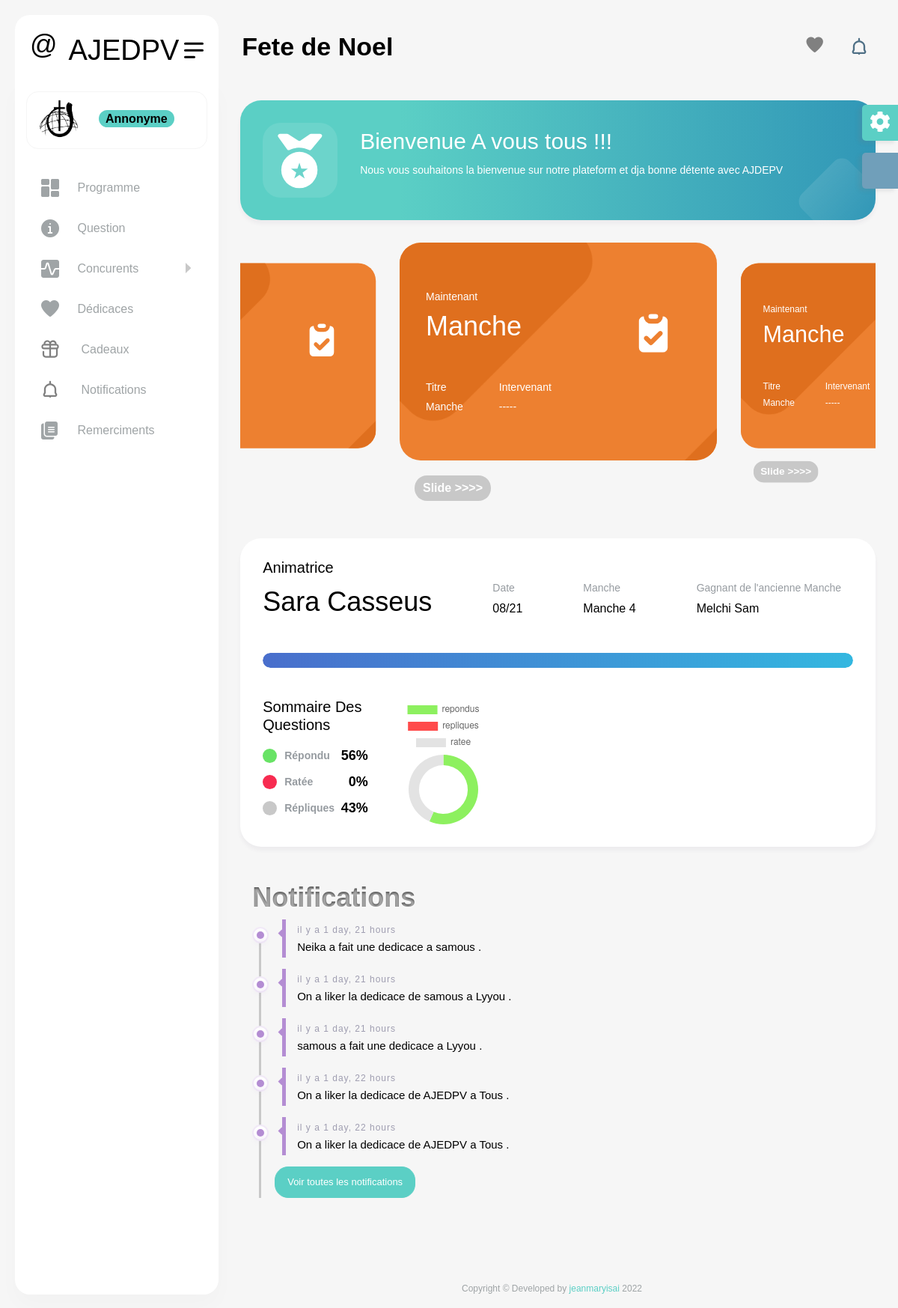
/, run on an earlier commit of the app's database.
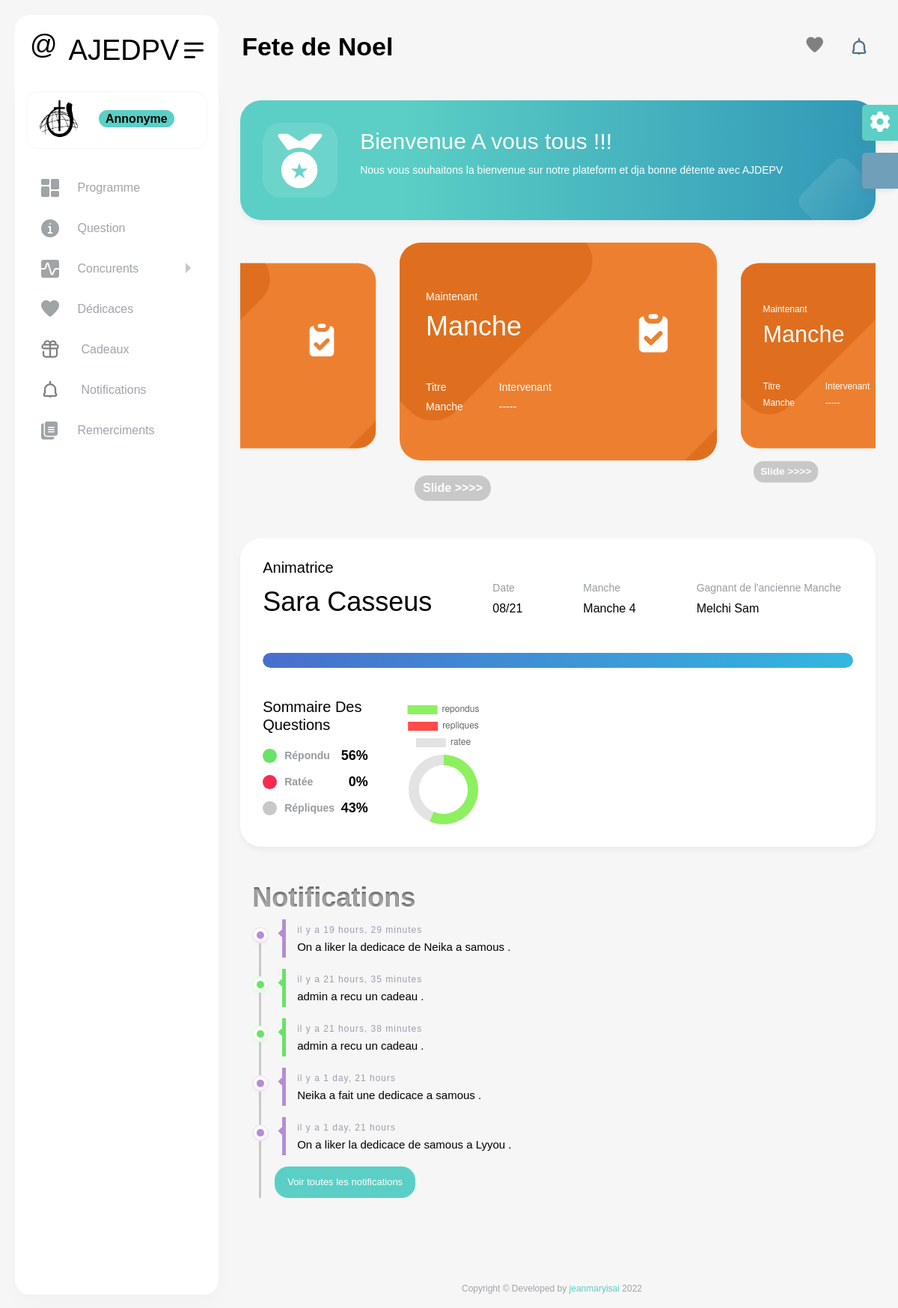
And on a later commit of the database.
### core/models.py (models this page shows, shortened)
class Programme(models.Model):
    intervenant=models.CharField(max_length=100)
    titre=models.CharField(max_length=50)
    type=models.CharField(max_length=2)
    rank=models.IntegerField()
    passe=models.BooleanField(default=False)
    type=models.IntegerField(choices=CHOICES_PROG)

class Notification(models.Model):
    responsible= models.ForeignKey(Concurent,on_delete=models.CASCADE,null=True,blank=True)
    message=models.TextField()
    date=models.DateTimeField(auto_now_add=True)
    level=models.CharField(max_length=1,choices=CHOICES_LABEL)

### core/views.py (the view)
# urls.py: 2. Add a URL to urlpatterns:  path('', views.home, name='home')
def home(request):
    if request.user.is_authenticated:
        user_Fake,created=fake_user.objects.get_or_create(user=request.user)
        user_Fake.ip=get_client_ip(request)
        user_Fake.save()
    manches=Manche.objects.all().order_by('numero')
    a=Question.objects.exclude(receveur__isnull=True).count()
    b=Question.objects.filter(repondu=True).count()
    c=Question.objects.filter(repondu=False).exclude(receveur__isnull=True).exclude(repliques__isnull=True).count()
    d=a-b-c
    p=Programme.objects.filter(passe=False).order_by('rank')
    pp_first=p.first()
    pp_last=p.last()
    p_percent=int((pp_first.rank/pp_last.rank) * 100)
    xxx=0
    xx=0
    xxy=0
    try:
        xxx=int((b/a) * 100)
        xx=int((c/a) * 100)
        xxy=int((d/a) * 100)
    except:
        xxx=0
    context={
        'programmes':p,
        'manches':manches,
        'manche_active':Manche.objects.filter(isopen=True).order_by('numero').first,
        'previous_manche':Manche.objects.filter(isopen=False).order_by('numero').last,
        'notification':Notification.objects.all().order_by('-date')[:10],
        'questions_ans':xxx,
        'questions_replique':xx,
        'questions_missed':xxy,
        'p_percent':p_percent,
        'concurents':Concurent.objects.all(),
        'user':fake_user,
    }
    return render(request,'index.html',context)

### core/context_processors.py (called while the page is built)
def cart(request):
    concurents= Concurent.objects.all()
    dedicaces= Dedicace.objects.filter(show=True).order_by('-date')[:5]
    notification=Notification.objects.all().order_by('-date')[:5]
    context={'concurents':concurents
    ,
    'dedicaces':dedicaces,
    'notifications':notification,
    }
    return context

### core/models.py (called while the page is built)
    @property
    def get_manches(self):
        con=[]
        for x in Manche.objects.all().order_by('numero'):
            item=x.concurent.get(concurent=self)
            con.append(item)
        return con

    @property
    def get_champion_name(self):
        max=0
        concurent_max="presonne"
        for x in self.concurent.all():
            if x.pointsCum > max:
                max=x.pointsCum
                concurent_max= x.concurent.prenom
        return concurent_max

### templates/index.html (shortened to what the changed rows need)
{% extends 'base.html' %} {% load static %} {% block css %}
<link href="{% static 'vendor/owl-carousel/owl.carousel.css' %}" rel="stylesheet"> {% endblock %} {% block 'body' %}
<div class=" col-xxl-12">
    <div class="row">
        <div class="col-xl-12">
            <div class="card coin-card">
                <div class="card-body d-sm-flex d-block align-items-center">
                    <div>
                        <h2 class="text-white">Bienvenue A vous tous !!!</h2>
                    </div>
                </div>
            </div>
        </div>
    </div>
</div>
<div class="col-xl-12">
    <div class="card-slider owl-carousel">
        {% for x in programmes %} {%if not forloop.counter == 1 %}
        <div class="items" style=" opacity: 0.5; margin-bottom: -200px;">
            {%else%}
            <div class="items">
                {% endif %}
                <div class="card-bx bg-orange mb-0">
                    <img class="pattern-img" src="{% static 'images/pattern/pattern8.png' %}" alt="">
                    <div class="card-info text-white">
                        <div class="d-flex align-items-center">
                            <div class="me-auto">
                                <p class="mb-1">{% if forloop.counter == 1 %}Maintenant {% else %} prochainement {% endif %}</p>
                                <h2 class="fs-36 text-white mb-5">{{x.get_type_display}}</h2>
                            </div>
                        </div>
                        <div class="d-flex">
                            <div class="me-sm-5 me-3">
                                <p class="fs-14 mb-1">Titre</p>
                                <span>{{x.titre}}</span>
                            </div>
                            <div>
                                <p class="fs-14 mb-1">Intervenant</p>
                                <span>{{x.intervenant}}</span>
                            </div>
                        </div>
                    </div>
                </div>
                {% if forloop.counter == 1 %}
                <span style="margin:20px ;float: center; font-size: 1rem;" class="badge badge-light "> Slide
                >>>></span>{% endif %}
            </div>
            {% endfor %}
        </div>
    </div>
    <div class="col-xl-12">
        <div class="">
            <div class="" style="margin-bottom:50px ;">
                <div id="dlab_W_TimeLine02" class="widget-timeline dlab-scroll style-1 ps ps--active-y p-3 ">
                    <h1 style="  background-color: #565656;
                        color: transparent;
                        text-shadow: 0px 2px 3px rgba(255,255,255,0.5);
                        -webkit-background-clip: text;
                           -moz-background-clip: text;
                                background-clip: text; font-weight: 900;"> Notifications
                    </h1>
                    <ul class="timeline">
                        {% for x in notifications %}
                        <li>
                            <div class="timeline-badge {{x.get_level_display}}"></div>
                            <a class="timeline-panel text-muted" href="javascript:void(0);">
                                <span>il y a {{x.date|timesince}}</span>
                                <h6 class="mb-0"> <strong class="text-{{x.get_level_display}}"> {{x.responsible.prenom}}</strong> {{ x.message }} .
                                </h6>
                            </a>
                        </li>
                        {% endfor %}
                    </ul>
                </div>
            </div>
        </div>
    </div>
    {% endblock %}

What changed in the data, as far as the page shows it:
no longer on this page (row unchanged): Notification: date "1 day, 21 hours", message "samous a fait une dedicace a Lyyou"
no longer on this page (row unchanged): Notification: date "1 day, 22 hours", message "On a liker la dedicace de AJEDPV a Tous"
no longer on this page (row unchanged): Notification: date "1 day, 22 hours", message "On a liker la dedicace de AJEDPV a Tous"
added Notification: date "19 hours, 29 minutes", message "On a liker la dedicace de Neika a samous"
added Notification: date "21 hours, 35 minutes", message "admin a recu un cadeau"
added Notification: date "21 hours, 38 minutes", message "admin a recu un cadeau"
